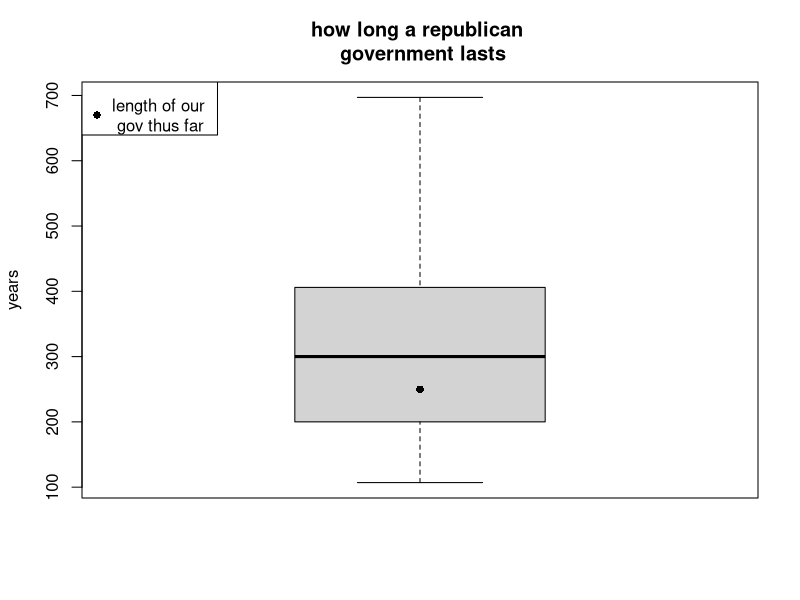

Here is the R script that generated this plot:
# list of republics, and start and end dates from wikipedia at:
# https://en.wikipedia.org/wiki/List_of_republics
repubs <- read.csv("list of republics.csv", row.names=1)

# clean up unknown dates and republics that still exist today
repubs <- repubs[-27,]
del1 <- which(repubs$to == "present")
del2 <- which(repubs$to == "")
repubs <- repubs[-c(del1, del2),]

start <- repubs$from
end <- repubs$to

# get rid of weird spaces next to the values
start <- sub("  ", "", start)
start <- sub(" ", "", start)

end <- sub("  ", "", end)
end <- sub(" ", "", end)

# clean up data by taking out anything that's not a number
# these are the from and to columns, to they will be the same for both start and end meaning it only needs to be done for one of them
del3 <- which(start=="from")
start <- start[-del3]
end <- end[-del3]

# turn into numbers
start <- as.numeric(start)
end <- as.numeric(end)

# calculate length of existence
rep.len <- end-start
# invert sign for BC dates
rep.len[1:4] <- -rep.len[1:4]

# mean length of a republic. the spread is so large that this is meaningless though
# probably should only use the dates that are above 100 years.
mean(rep.len)

# there is a clear divide between 100s of year lengths and a handfull of year lengths.
# extract lengths greater than 100 years.
use <- which(rep.len > 100)
large.len <- rep.len[use]

# obnoxious way of getting the current year
cur.year <- Sys.Date()
cur.year <- as.numeric(substr(cur.year, 1, 4))
us <- cur.year-1776
print(c(US=us))

# from these simple statistics, it appears we still have some time left.
summary(large.len)
boxplot(large.len, main="how long a republican \n government lasts",
        ylab="years")
points(us, pch=16)
legend("topleft", c("length of our \n gov thus far"), pch=16)

# Should probably keep all these dates linked to the actual republic. I'll change it to add these to the data frame at some point.